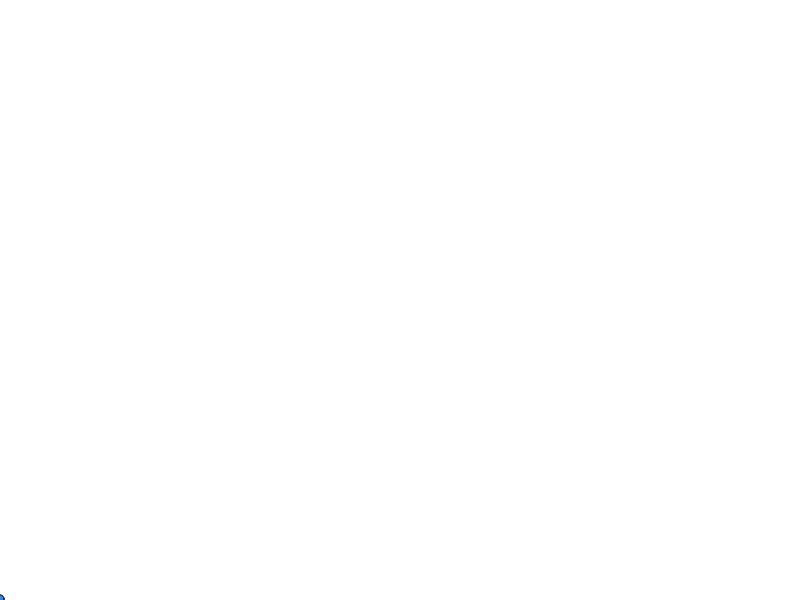
Frame 1 (no input)
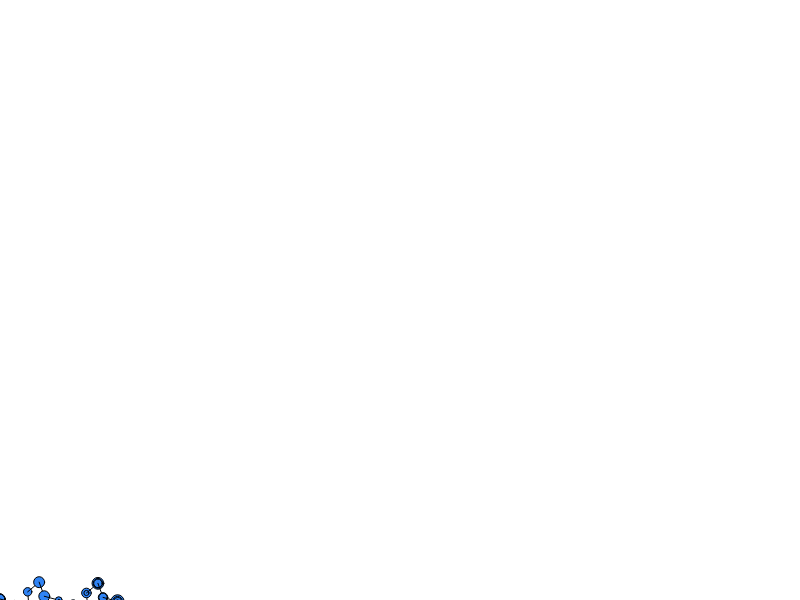
Frame 60 (no input)
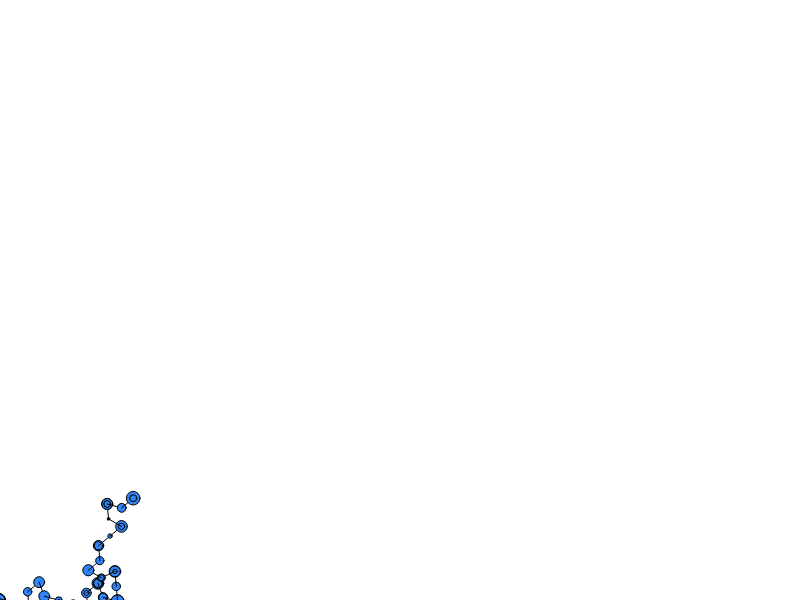
Frame 120 (the mouse pressed at the canvas centre since frame 60)

The p5.js sketch that drew these frames (run headless with seeded random() and noise() and a simulated clock; from frame 60 on, the mouse is pressed at the canvas centre):

// p5.js sketch
// ── sketch.js
// L-SYSTEMS:
// https://en.wikipedia.org/wiki/L-system
//
// this p5 sketch takes the turtle we created in the last
// project and *automates* the drawing based on a Lindenmayer
// (or L-) system.  L-systems are often used in procedural
// graphics to make natural, geometric, or interesting 'fractal-style'
// patterns.
//
// your tasks:
// (1) take a look at the L-system implemented here, and see if you 
// can expand upon it to do some automatic, cool, geometric drawing.
// use the turtle that you retooled from the previous sketch as the
// drawing engine.
// hint: google L-systems.  there are lots of them out there.
// another hint: you can use non-drawing symbols as symbolic 
// placeholders to create really complex patterns.

// TURTLE STUFF:
var x, y; // the current position of the turtle
//var currentangle = ;
var currentangle = 15; // which way the turtle is pointing
var step = 15; // how much the turtle moves with each 'F'
var angle = 55;
//var angle = 90; // how much the turtle turns with a '-' or '+'

// LINDENMAYER STUFF (L-SYSTEMS)
var thestring = 'FX';
//var thestring = 'A'; // "axiom" or start of the string
var numloops = 5; // how many iterations of the L-system to pre-compute
var therules = []; // array for rules
therules[0] = ['F', 'C0FF-[C1-F+F] + [C2+F-F]'];
//therules[0] = ['A', '-BF+AFA+FB-']; // first rule
therules[1] = ['X', 'C0FF+[C1+F] + [C3-F]'];
//therules[1] = ['B', '+AF-BFB-FA+']; // second rule


var whereinstring = 0; // where in the L-system are we drawing right now?

// THIS RUNS WHEN WE HIT GO
function setup()
{
  createCanvas(800, 600); // this is the size of the window
  background(255); // background to white
  stroke(0, 0, 0, 255); // draw in black
  
  // start the x and y position at lower-left corner
  x = 0;
  y = height-1;
  
  // COMPUTE THE L-SYSTEM
  for(var i = 0;i<numloops;i++) {
    thestring = lindenmayer(thestring); // do the stuff to make the string
  }
  console.log(thestring); // comment this out if it's slowing you down
  
}

// DO THIS EVERY FRAME
function draw()
{
  
  // draw the current character in the string:
  drawIt(thestring.charAt(whereinstring)); 
  
  // increment the point for where we're reading the string.
  // wrap around at the end.
  whereinstring++;
  if(whereinstring>thestring.length-1) whereinstring = 0;

}

// interpret an L-system
function lindenmayer(s)
{
  var outputstring = ''; // start a blank output string
  
  // go through the string, doing rewriting as we go
  
  // iterate through 'therules' looking for symbol matches:
  for(var i=0;i<s.length;i++) // every symbol in 's'
  {
    var ismatch = 0; // by default, no match
    for(var j = 0;j<therules.length;j++) // every rule in 'therules'
    {
      if(s.charAt(i)==therules[j][0]) // MATCH!
      {
        outputstring+=therules[j][1]; // write substitution
        ismatch = 1; // we have a match, so don't copy over symbol
        break; // get outta this for() loop
      }
    }
    // if nothing matches in 'therules' array, just copy the symbol over.
    if(ismatch===0) outputstring+= s.charAt(i); 
  }
  
  return(outputstring); // send out the modified string
}

// this is a custom function that draws turtle commands
function drawIt(k)
{
  if(k=='F') // draw forward
  {
    // polar to cartesian transformation based on step and currentangle:
    var x1 = x + step*cos(radians(currentangle));
    var y1 = y + step*sin(radians(currentangle));
    line(x, y, x1, y1); // connect the old and the new
    // update the turtle's position:
    x = x1;
    y = y1;
  }
  else if(k=='+')
  {
   currentangle+=angle; // turn left
  }
  else if(k=='-')
  {
   currentangle-=angle; // turn right   
  }
   
  // DRAW EVERYTHING:

  // give me some random color values:
  //var r = random(128, 255);
 // var g = random(0, 192);
  //var b = random(0, 50);
  //var a = random(50, 100);

  // pick a gaussian (D&D) distribution for the radius:
  var radius = 0;
  radius+= random(0, 15);
  radius+= random(0, 15);
  radius+= random(0, 15);
  radius = radius/3;
  
  // draw the stuff:
  fill(48, 132, 245, alpha); // interior fill color
  ellipse(x, y, radius, radius); // circle that chases the mouse

}
